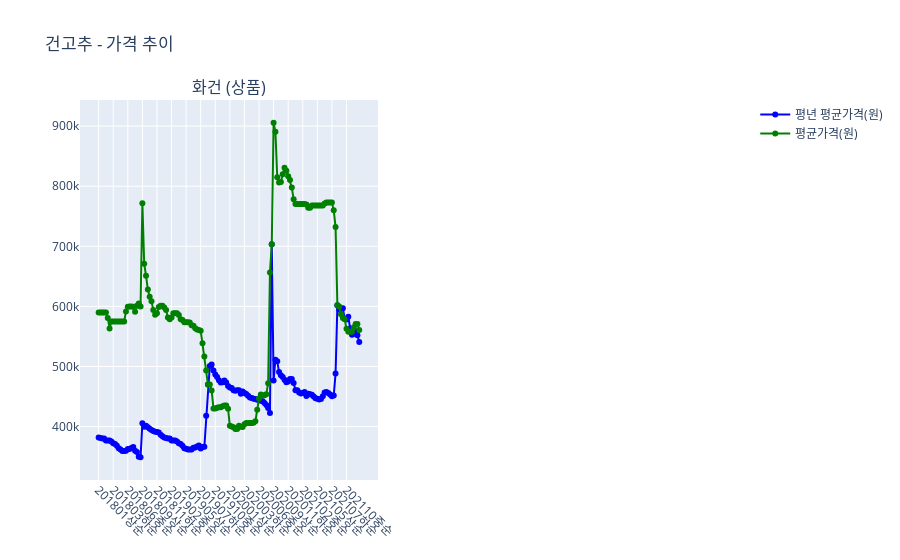
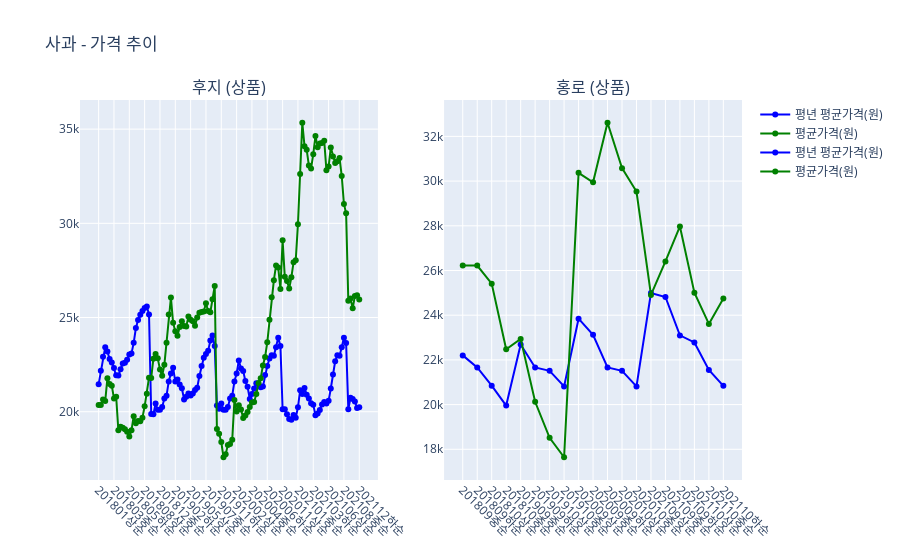
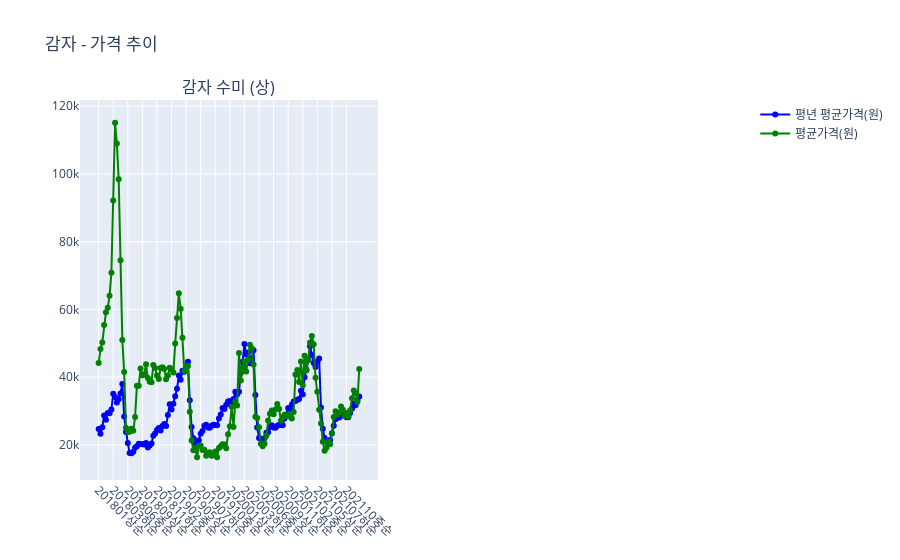

Notebook source saved alongside these figures, in order:
### Code cell
import math
from matplotlib.ticker import MaxNLocator
import plotly.graph_objects as go
from plotly.subplots import make_subplots

unique_items = merged_df['품목명'].unique()
for item in unique_items:
    item_data = merged_df[merged_df['품목명'] == item]
    unique_combinations = item_data[['품종명', '등급']].drop_duplicates()
    num_combinations = len(unique_combinations)
    
    cols = 2
    rows = math.ceil(num_combinations / cols)
    
    fig = make_subplots(rows=rows, cols=cols, subplot_titles=[f"{variety} ({grade})" for variety, grade in unique_combinations.itertuples(index=False)])
    
    for idx, (variety, grade) in enumerate(unique_combinations.itertuples(index=False)):
        row = idx // cols + 1
        col = idx % cols + 1
        combination_data = item_data[
            (item_data['품종명'] == variety) &
            (item_data['등급'] == grade)
        ].dropna(subset=['평년 평균가격(원)', '평균가격(원)', '시점']).sort_values('시점')
        
        fig.add_trace(
            go.Scatter(x=combination_data['시점'], y=combination_data['평년 평균가격(원)'],
                       mode='lines+markers', name='평년 평균가격(원)', line=dict(color='blue')),
            row=row, col=col
        )
        
        fig.add_trace(
            go.Scatter(x=combination_data['시점'], y=combination_data['평균가격(원)'],
                       mode='lines+markers', name='평균가격(원)', line=dict(color='green')),
            row=row, col=col
        )
    
    fig.update_layout(title_text=f"{item} - 가격 추이", showlegend=True)
    fig.update_xaxes(tickangle=45)
    fig.show()
    
    # (Optional) Save the plot as HTML
    # fig.write_html(f"{item}_가격추이.html")

### Figure 1 — Plotly figure (JSON) as saved in the notebook; plotly's stock layout.template omitted (floating-point values rounded to 4 significant figures; data arrays with more than 128 entries replaced by an {"elided": "..."} marker saying what was removed)
{"data": [{"line": {"color": "blue"}, "mode": "lines+markers", "name": "평년 평균가격(원)", "type": "scatter", "x": {"elided": "144 str values"}, "xaxis": "x", "y": {"elided": "144 float values"}, "yaxis": "y"}, {"line": {"color": "green"}, "mode": "lines+markers", "name": "평균가격(원)", "type": "scatter", "x": {"elided": "144 str values"}, "xaxis": "x", "y": {"elided": "144 float values"}, "yaxis": "y"}], "layout": {"annotations": [{"font": {"size": 16}, "showarrow": false, "text": "화건 (상품)", "x": 0.225, "xanchor": "center", "xref": "paper", "y": 1, "yanchor": "bottom", "yref": "paper"}], "showlegend": true, "title": {"text": "건고추 - 가격 추이"}, "xaxis": {"anchor": "y", "domain": [0, 0.45], "tickangle": 45}, "xaxis2": {"anchor": "y2", "domain": [0.55, 1], "tickangle": 45}, "yaxis": {"anchor": "x", "domain": [0, 1]}, "yaxis2": {"anchor": "x2", "domain": [0, 1]}}}

### Figure 2 — Plotly figure (JSON) as saved in the notebook; plotly's stock layout.template omitted (floating-point values rounded to 4 significant figures)
{"data": [{"line": {"color": "blue"}, "mode": "lines+markers", "name": "평년 평균가격(원)", "type": "scatter", "x": ["201801상순", "201801중순", "201801하순", "201802상순", "201802중순", "201802하순", "201803상순", "201803중순", "201803하순", "201804상순", "201804중순", "201804하순", "201805상순", "201805중순", "201805하순", "201806상순", "201806중순", "201806하순", "201807상순", "201807중순", "201807하순", "201808상순", "201808중순", "201808하순", "201811상순", "201811중순", "201811하순", "201812상순", "201812중순", "201812하순", "201901상순", "201901중순", "201901하순", "201902상순", "201902중순", "201902하순", "201903상순", "201903중순", "201903하순", "201904상순", "201904중순", "201904하순", "201905상순", "201905중순", "201905하순", "201906상순", "201906중순", "201906하순", "201907상순", "201907중순", "201907하순", "201908상순", "201908중순", "201908하순", "201911상순", "201911중순", "201911하순", "201912상순", "201912중순", "201912하순", "202001상순", "202001중순", "202001하순", "202002상순", "202002중순", "202002하순", "202003상순", "202003중순", "202003하순", "202004상순", "202004중순", "202004하순", "202005상순", "202005중순", "202005하순", "202006상순", "202006중순", "202006하순", "202007상순", "202007중순", "202007하순", "202008상순", "202008중순", "202008하순", "202011상순", "202011중순", "202011하순", "202012상순", "202012중순", "202012하순", "202101상순", "202101중순", "202101하순", "202102상순", "202102중순", "202102하순", "202103상순", "202103중순", "202103하순", "202104상순", "202104중순", "202104하순", "202105상순", "202105중순", "202105하순", "202106상순", "202106중순", "202106하순", "202107상순", "202107중순", "202107하순", "202108상순", "202108중순", "202108하순", "202111상순", "202111중순", "202111하순", "202112상순", "202112중순", "202112하순"], "xaxis": "x", "y": [21460.0, 22180.0, 22920.0, 23420.0, 23200.0, 22790.0, 22620.0, 22322, 21930.0, 21920.0, 22250.0, 22566, 22600.0, 22760.0, 23036, 23094, 23656, 24440.0, 24860.0, 25150.0, 25347, 25500.0, 25584, 25160.0, 19883, 19870.0, 20430, 20100.0, 20100.0, 20250.0, 20700.0, 20851, 21610.0, 22030.0, 22330.0, 21610, 21710.0, 21440.0, 21247, 20650.0, 20790.0, 20969, 20860.0, 20960.0, 21150.0, 21271, 21896, 22429, 22870.0, 23066, 23230.0, 23780.0, 24041, 23490.0, 20330.0, 20160, 20430, 20100.0, 20100.0, 20250.0, 20700.0, 20851, 21610.0, 22030.0, 22720.0, 22290.0, 22160.0, 21629, 21320.0, 20680.0, 20940.0, 21240.0, 21510.0, 21450.0, 21300.0, 21332, 21940.0, 22429, 22830.0, 22995, 22970.0, 23420.0, 23930.0, 23490.0, 20130.0, 20130.0, 19860.0, 19610.0, 19580.0, 19820.0, 19678, 20230.0, 21140.0, 20930.0, 21259, 20900.0, 20707, 20450.0, 20370.0, 19819, 19900.0, 20096, 20389, 20510.0, 20440.0, 20580.0, 21233, 21970.0, 22679, 22995, 22970.0, 23420.0, 23930.0, 23650.0, 20130.0, 20740.0, 20673, 20540.0, 20197, 20240.0], "yaxis": "y"}, {"line": {"color": "green"}, "mode": "lines+markers", "name": "평균가격(원)", "type": "scatter", "x": ["201801상순", "201801중순", "201801하순", "201802상순", "201802중순", "201802하순", "201803상순", "201803중순", "201803하순", "201804상순", "201804중순", "201804하순", "201805상순", "201805중순", "201805하순", "201806상순", "201806중순", "201806하순", "201807상순", "201807중순", "201807하순", "201808상순", "201808중순", "201808하순", "201811상순", "201811중순", "201811하순", "201812상순", "201812중순", "201812하순", "201901상순", "201901중순", "201901하순", "201902상순", "201902중순", "201902하순", "201903상순", "201903중순", "201903하순", "201904상순", "201904중순", "201904하순", "201905상순", "201905중순", "201905하순", "201906상순", "201906중순", "201906하순", "201907상순", "201907중순", "201907하순", "201908상순", "201908중순", "201908하순", "201911상순", "201911중순", "201911하순", "201912상순", "201912중순", "201912하순", "202001상순", "202001중순", "202001하순", "202002상순", "202002중순", "202002하순", "202003상순", "202003중순", "202003하순", "202004상순", "202004중순", "202004하순", "202005상순", "202005중순", "202005하순", "202006상순", "202006중순", "202006하순", "202007상순", "202007중순", "202007하순", "202008상순", "202008중순", "202008하순", "202011상순", "202011중순", "202011하순", "202012상순", "202012중순", "202012하순", "202101상순", "202101중순", "202101하순", "202102상순", "202102중순", "202102하순", "202103상순", "202103중순", "202103하순", "202104상순", "202104중순", "202104하순", "202105상순", "202105중순", "202105하순", "202106상순", "202106중순", "202106하순", "202107상순", "202107중순", "202107하순", "202108상순", "202108중순", "202108하순", "202111상순", "202111중순", "202111하순", "202112상순", "202112중순", "202112하순"], "xaxis": "x", "y": [20361, 20359, 20653, 20563, 21779, 21465, 21384, 20695, 20794, 19019, 19208, 19154, 19074, 18943, 18681, 19018, 19762, 19393, 19508, 19496, 19680, 20287, 20956, 21807, 21791, 22815, 23070, 22840, 22237, 21908, 22487, 23655, 25155, 26059, 24721, 24274, 24027, 24501, 24797, 24550, 24522, 25049, 24884, 24801, 24563, 25007, 25248, 25287, 25319, 25760, 25340, 25279, 25974, 26672, 19086, 18829, 18390, 17583, 17745, 18227, 18290, 18508, 20625, 20006, 20348, 20120, 19667, 19802, 19988, 20251, 20484, 20518, 20940, 21526, 21783, 22451, 22908, 23682, 24879, 26075, 26973, 27768, 27649, 26514, 29099, 27159, 26942, 26543, 27134, 27935, 28046, 29954, 32624, 35339, 34097, 33901, 33066, 32917, 33668, 34642, 34038, 34235, 34263, 34386, 32823, 33013, 34023, 33554, 33200, 33300, 33472, 32511, 31031, 30531, 25889, 26004, 25494, 26144, 26177, 25952], "yaxis": "y"}, {"line": {"color": "blue"}, "mode": "lines+markers", "name": "평년 평균가격(원)", "type": "scatter", "x": ["201809중순", "201809하순", "201810상순", "201810중순", "201909중순", "201909하순", "201910상순", "201910중순", "202009상순", "202009중순", "202009하순", "202010상순", "202010중순", "202109상순", "202109중순", "202109하순", "202110상순", "202110중순", "202110하순"], "xaxis": "x2", "y": [22200.0, 21660.0, 20850.0, 19957, 22690.0, 21660.0, 21510.0, 20810.0, 23840.0, 23123, 21660.0, 21510.0, 20810.0, 24993, 24813, 23100.0, 22780.0, 21550.0, 20840.0], "yaxis": "y2"}, {"line": {"color": "green"}, "mode": "lines+markers", "name": "평균가격(원)", "type": "scatter", "x": ["201809중순", "201809하순", "201810상순", "201810중순", "201909중순", "201909하순", "201910상순", "201910중순", "202009상순", "202009중순", "202009하순", "202010상순", "202010중순", "202109상순", "202109중순", "202109하순", "202110상순", "202110중순", "202110하순"], "xaxis": "x2", "y": [26228, 26219, 25411, 22474, 22939, 20127, 18516, 17644, 30369, 29944, 32610, 30579, 29534, 24907, 26407, 27970, 25009, 23608, 24750.0], "yaxis": "y2"}], "layout": {"annotations": [{"font": {"size": 16}, "showarrow": false, "text": "후지 (상품)", "x": 0.225, "xanchor": "center", "xref": "paper", "y": 1, "yanchor": "bottom", "yref": "paper"}, {"font": {"size": 16}, "showarrow": false, "text": "홍로 (상품)", "x": 0.775, "xanchor": "center", "xref": "paper", "y": 1, "yanchor": "bottom", "yref": "paper"}], "showlegend": true, "title": {"text": "사과 - 가격 추이"}, "xaxis": {"anchor": "y", "domain": [0, 0.45], "tickangle": 45}, "xaxis2": {"anchor": "y2", "domain": [0.55, 1], "tickangle": 45}, "yaxis": {"anchor": "x", "domain": [0, 1]}, "yaxis2": {"anchor": "x2", "domain": [0, 1]}}}

### Figure 3 — Plotly figure (JSON) as saved in the notebook; plotly's stock layout.template omitted (floating-point values rounded to 4 significant figures; data arrays with more than 128 entries replaced by an {"elided": "..."} marker saying what was removed)
{"data": [{"line": {"color": "blue"}, "mode": "lines+markers", "name": "평년 평균가격(원)", "type": "scatter", "x": {"elided": "144 str values"}, "xaxis": "x", "y": {"elided": "144 float values"}, "yaxis": "y"}, {"line": {"color": "green"}, "mode": "lines+markers", "name": "평균가격(원)", "type": "scatter", "x": {"elided": "144 str values"}, "xaxis": "x", "y": {"elided": "144 float values"}, "yaxis": "y"}], "layout": {"annotations": [{"font": {"size": 16}, "showarrow": false, "text": "감자 수미 (상)", "x": 0.225, "xanchor": "center", "xref": "paper", "y": 1, "yanchor": "bottom", "yref": "paper"}], "showlegend": true, "title": {"text": "감자 - 가격 추이"}, "xaxis": {"anchor": "y", "domain": [0, 0.45], "tickangle": 45}, "xaxis2": {"anchor": "y2", "domain": [0.55, 1], "tickangle": 45}, "yaxis": {"anchor": "x", "domain": [0, 1]}, "yaxis2": {"anchor": "x2", "domain": [0, 1]}}}
